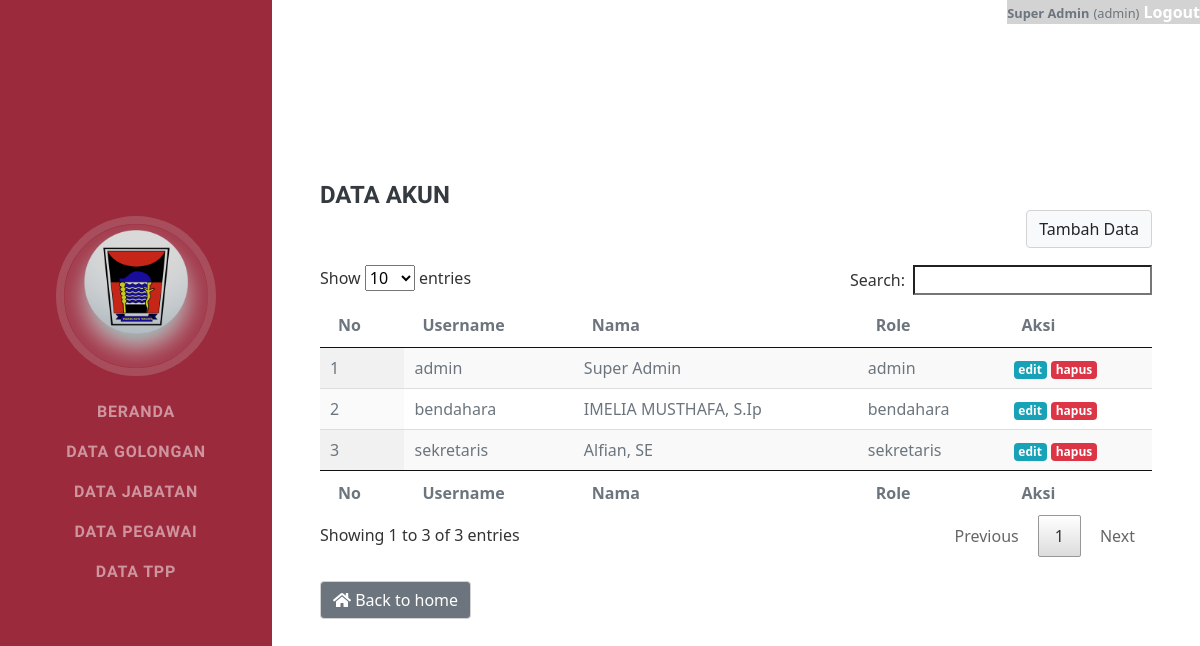
Screenshot of /akun.php (signed in) with the database file from the repository.
### tables this page shows
CREATE TABLE `akun` (
  `username` varchar(20) NOT NULL,
  `password` varchar(32) NOT NULL,
  `nama_pengguna` varchar(40) NOT NULL,
  `role` varchar(20) NOT NULL
);

### akun.php (the view, shortened to what this page needs)
<?php include('assets/menu.php') ?>
<div class="container-fluid p-0">
    <section class="resume-section" id="akun">
        <div class="resume-section-content">
            <h4 class="mb-0">
                Data Akun
            </h4>
<a href="akun-tambah.php" style="float: right; padding-bottom: 2%">
    <button class="btn btn-light" style="border-color: lightgray">Tambah Data</button>
</a>
<table id="example" class="display" style="width:100%">
        <thead>
            <tr>
                <th>No</th>
                <th>Username</th>
                <th>Nama</th>
                <th>Role</th>
                <th>Aksi</th>
            </tr>
        </thead>
        <tbody>
            <?php
                $sql=mysqli_query($con, "SELECT * FROM akun");
                $no=1;
                while ($data=mysqli_fetch_array($sql)) {
                    $username = $data['username'];
                    echo "<tr>";
                    echo "<td>".$no."</td>";
                    echo "<td>".$username."</td>";
                    echo "<td>".$data['nama_pengguna']."</td>";
                    echo "<td>".$data['role']."</td>";
                    $username2 = base64_encode($username);
                    echo '<td>
                        <a href="akun-edit.php?username='.$username.'" class="badge badge-info">edit</a>
                        <a href="akun-hapus.php?username='.$username2.'" class="badge badge-danger" onclick="return confirm(\'Yakin Hapus '.$username.'?\');">hapus</a>
                        </td>';
                    echo "</tr>";
                    $no++;
                }
            ?>
        </tbody>
        <tfoot>
            <tr>
                <th>No</th>
                <th>Username</th>
                <th>Nama</th>
                <th>Role</th>
                <th>Aksi</th>
            </tr>
        </tfoot>
    </table>
	<br/>
	<a href="home.php">
	    <button class="btn btn-secondary" style="border-color: lightgray"><i class="fa fa-home"></i> Back to home</button>
	</a>
<?php include('assets/footer.php') ?>

### rows the page displays
akun: username "admin", nama_pengguna "Super Admin", role "admin"
akun: username "bendahara", nama_pengguna "IMELIA MUSTHAFA, S.Ip", role "bendahara"
akun: username "sekretaris", nama_pengguna "Alfian, SE", role "sekretaris"

### other values shown
$_SESSION['nama'] "Super Admin"
$_SESSION['role'] "admin"
